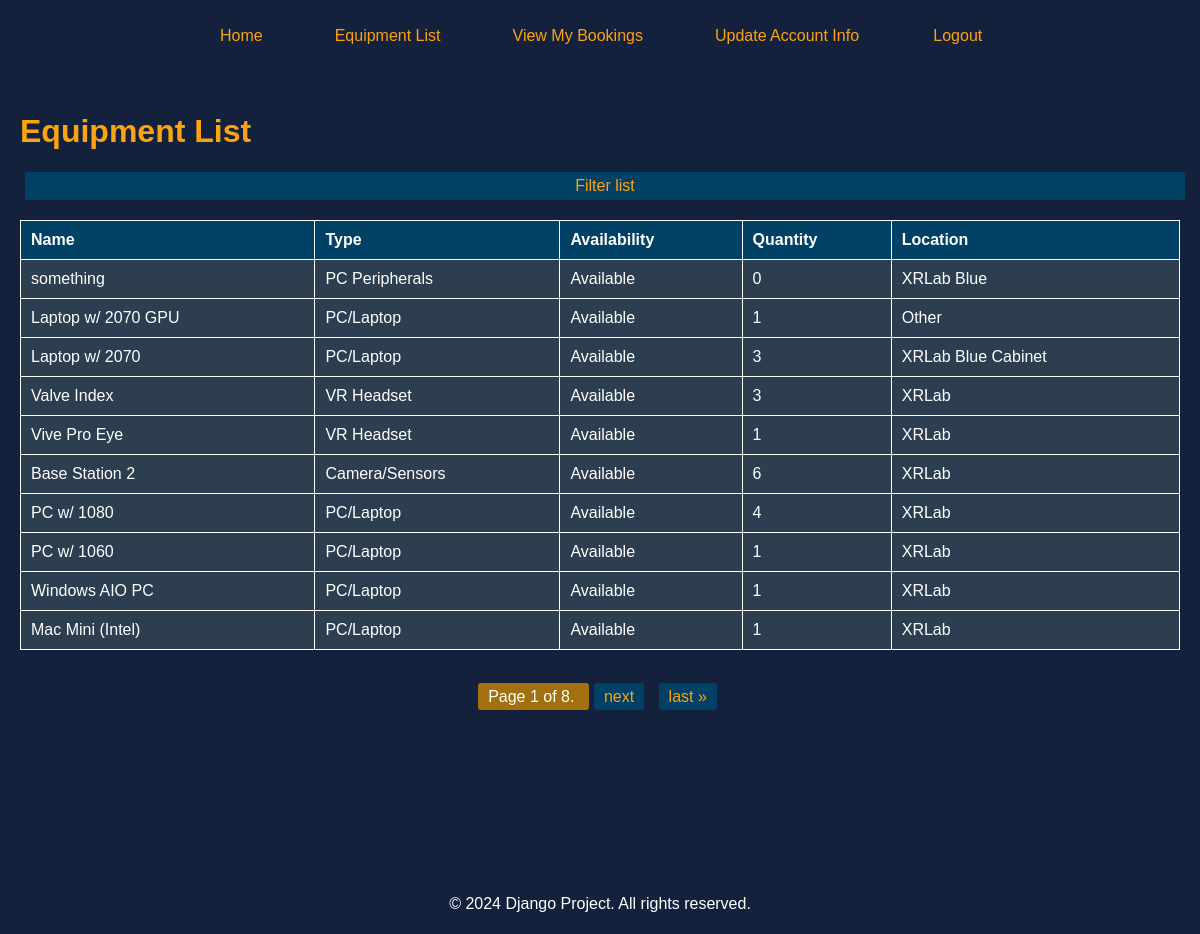
The app's page /inventory/equipment/ (signed in) with its own data.
### inventory/models.py (models this page shows, shortened)
class Equipment(models.Model):
    name = models.CharField(max_length=255, null=True, blank=True)
    type = models.CharField(max_length=100, null=True, blank=True)
    quantity = models.IntegerField(default=0, null=True)
    last_audit = models.DateField(null=True)
    location = models.ForeignKey('Location', on_delete=models.SET_NULL, null=True)
    status = models.CharField(max_length=100, null=True, blank=True)
    comments = models.TextField(null=True, blank=True)
    availability = models.BooleanField(default=True)
    onsite_only = models.BooleanField(default=False)

class Location(models.Model):
    class LocationList(models.TextChoices):
        OTHER = 'Other', _('Other')
        XRLab_Blue_Cabinet = 'XRLab Blue Cabinet', _('XRLab Blue')
        XRLab_Blue_Cabinet_Large = 'XRLab Blue Cabinet Large', _('XRLab Blue Cabinet Large')
        XRLab_Medium_Wooden_Cabinet = 'XRLab Medium Wooden Cabinet', _('XRLab Medium Wooden Cabinet')
    location_name = models.CharField(max_length=255, null=True, blank=True, default="Default Location")
    location_type = models.CharField(max_length=50, choices=LocationList.choices, default="")

### inventory/views.py (the view)
# urls.py: path('equipment/', views.EquipmentListView.as_view(), name='equipment_list'),
class EquipmentListView(LoginRequiredMixin, ListView):
    model = Equipment
    context_object_name = 'equipment_list'
    template_name = 'inventory/equipment_list.html'
    paginate_by = 10
    def get_context_data(self, **kwargs):
        context = super().get_context_data(**kwargs)
        equipment_types = Equipment.objects.values_list('type', flat=True).distinct()
        equipment_locations = Location.objects.values_list('location_name', flat=True).distinct()
        context['equipment_types'] = equipment_types
        context['equipment_locations'] = equipment_locations
        return context

### templates/inventory/equipment_list.html (shortened to what this page needs)
{% extends 'inventory/base.html' %}
{% load static %}
{% block extra_head %}
<link rel="stylesheet" href="{% static 'equipmentList.css' %}">
{% endblock %}
{% block content %}
<div class="content">
    <h1>Equipment List</h1>
    <button class="filter-button">Filter list</button>
    <table class="equipment-table">
        <thead>
            <tr>
                <th>Name</th>
                <th>Type</th>
                <th>Availability</th>
                <th>Quantity</th>
                <th>Location</th>
            </tr>
        </thead>
        <tbody>
            {% for equipment in equipment_list %}
            <tr onclick="showDetailsModal(this)" data-equipment-id="{{ equipment.id }}" data-equipment-name="{{ equipment.name }}" data-equipment-type="{{ equipment.type }}" data-equipment-availability="{{ equipment.availability|yesno:'Available,Not Available' }}" data-equipment-location="{{ equipment.location.location_name }}" data-equipment-quantity="{{ equipment.quantity }}">
                <td>{{ equipment.name }}</td>
                <td>{{ equipment.type }}</td>
                <td>{{ equipment.availability|yesno:"Available, Not Available" }}</td>
                <td>{{ equipment.quantity }}</td>
                <td>{{ equipment.location.location_name }}</td>
            </tr>
            {% empty %}
            <tr>
                <td colspan="5">No equipment found.</td>
            </tr>
            {% endfor %}
        </tbody>
    </table>
</div>
<div class="pagination">
    <span class="step-links">
        <span class="current">
            Page {{ page_obj.number }} of {{ page_obj.paginator.num_pages }}.
        </span>
        {% if page_obj.has_next %}
            <a href="?page={{ page_obj.next_page_number }}">next</a>
            <a href="?page={{ page_obj.paginator.num_pages }}">last &raquo;</a>
        {% endif %}
    </span>
</div>
{% endblock %}

### inventory/static/style.css (style rules this page uses)
body { background-color: RGB(20, 33, 61); font-family: Arial, Helvetica, sans-serif; }
button { width: 105.5%; flex: none; padding: 10px; border: none; border-radius: 5px; background-color: rgb(20, 33, 61); color: white; cursor: pointer; margin-top: 10px; }

### inventory/static/equipmentList.css (style rules this page uses)
body { background-color: RGB(20, 33, 61); font-family: Arial, sans-serif; color: white; margin: 0; }
.content { padding: 20px; }
h1 { color: rgb(252, 163, 17); display: inline-block; margin-right: 20px; }
.filter-button { background-color: rgb(252, 163, 17); color: RGB(20, 33, 61); border: none; border-radius: 5px; cursor: pointer; font-size: 1em; width: 100%; }
.filter-button { text-decoration: none; color: rgb(252, 163, 17); background-color: #004165; padding: 5px 10px; margin: 0 5px; border-radius: 3px; transition: background-color 0.3s, color 0.3s; }
.equipment-table { width: 100%; border-collapse: collapse; margin-top: 20px; }
.equipment-table th, .equipment-table td { border: 1px solid #FFF; padding: 10px; text-align: left; }
.equipment-table th { background-color: #004165; }
.equipment-table td { background-color: #2C3E50; }
.pagination { text-align: center; padding: 10px 0; }
.step-links { display: inline-block; padding: 8px 15px; border-radius: 5px; }
.step-links a { text-decoration: none; color: rgb(252, 163, 17); background-color: #004165; padding: 5px 10px; margin: 0 5px; border-radius: 3px; transition: background-color 0.3s, color 0.3s; }
.current { padding: 5px 10px; border-radius: 3px; background-color: #a2700f; / color: white; }

### templates/inventory/base.html (style rules this page uses)
html { height: 100%; box-sizing: border-box; }
*, *:before, *:after { box-sizing: inherit; }
body { display: flex; flex-direction: column; min-height: 100%; margin: 0; }

### records on screen
Equipment: name "something", type "PC Peripherals", availability "Available", quantity "0", location.location_name "XRLab Blue"
Equipment: name "Laptop w/ 2070 GPU", type "PC/Laptop", availability "Available", quantity "1", location.location_name "Other"
Equipment: name "Laptop w/ 2070", type "PC/Laptop", availability "Available", quantity "3", location.location_name "XRLab Blue Cabinet"
Equipment: name "Valve Index", type "VR Headset", availability "Available", quantity "3", location.location_name "XRLab"
Equipment: name "Vive Pro Eye", type "VR Headset", availability "Available", quantity "1", location.location_name "XRLab"
Equipment: name "Base Station 2", type "Camera/Sensors", availability "Available", quantity "6", location.location_name "XRLab"
Equipment: name "PC w/ 1080", type "PC/Laptop", availability "Available", quantity "4", location.location_name "XRLab"
Equipment: name "PC w/ 1060", type "PC/Laptop", availability "Available", quantity "1", location.location_name "XRLab"
Equipment: name "Windows AIO PC", type "PC/Laptop", availability "Available", quantity "1", location.location_name "XRLab"
Equipment: name "Mac Mini (Intel)", type "PC/Laptop", availability "Available", quantity "1", location.location_name "XRLab"

### other values on screen
{{ page_obj.number }} "1"
{{ page_obj.paginator.num_pages }} "8"
